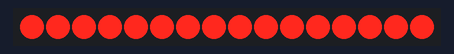
Simulated run of this sketch. Board: Arduino Uno, built with avr-gcc and run on an emulated ATmega328P. Shown: 16 shift-register outputs drawn as a row of LEDs (first output left, lit = HIGH). Wiring (inferred from the names in the program): 2 × shift register (74HC595): data pin 6; shift clock pin 10; latch pin 8. Wiring (inferred from the signals the program sends): row of LEDs: on Q0, Q1, Q2, Q3, Q4, Q5, Q6, Q7, Q8, Q9, Q10, Q11, Q12, Q13, Q14, Q15.

Above: at 13.25 s.
Timing chart, 0 to 40.0 s (numbered marks = the images above):
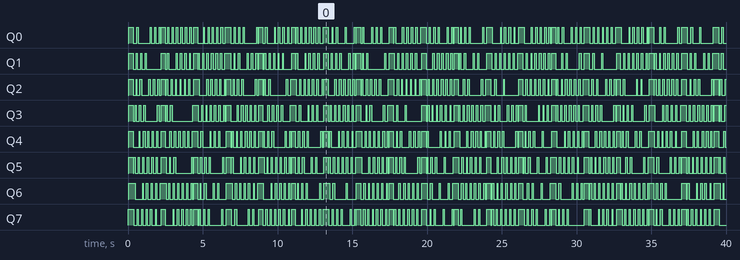

Measured:
- by itself, Q0: LOW → HIGH at 0.04 s, → LOW 0.30 s later, → HIGH 0.24 s later, → LOW 0.12 s later, … (202 changes in this stretch)

The sketch:

LEDMatrixAnimatedSmile_20161125.ino
```cpp
#define DATA 6
#define LATCH 8
#define CLOCK 10

byte smile[] = {
  B00000000,
  B00000110,
  B01000110,
  B00000000,
  B00011000,
  B00000000,
  B11000011,
  B01111110 };
int binary[] = {1, 2, 4, 8, 16, 32, 64, 128};

void setup() {
  pinMode(DATA, OUTPUT);
  pinMode(LATCH, OUTPUT);
  pinMode(CLOCK, OUTPUT);
}

void loop() {
  for(int shift = 0; shift < 9; shift++){
    for(int hold = 0; hold < 25; hold++){
      for(int a = 0; a < 8; a++){
        digitalWrite(LATCH, LOW);
        shiftOut(DATA, CLOCK, MSBFIRST, ~smile[a] >> shift);
        shiftOut(DATA, CLOCK, LSBFIRST, binary[a]);
        digitalWrite(LATCH, HIGH);
        delay(1);
      }
    }
  }
}
```
